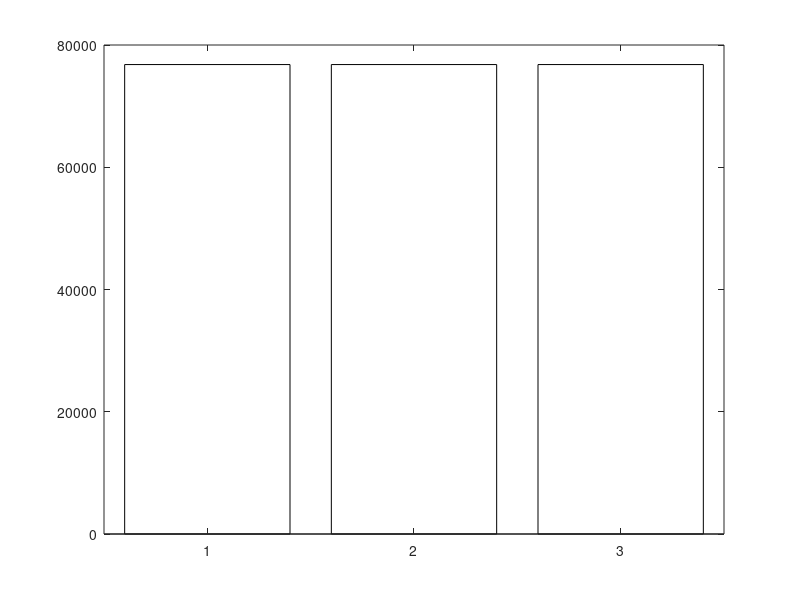

The MATLAB source for this figure: (Note: this script raises an error after producing the figure.)
clear;
clc;

%Dati --> DatarateAggregato, TempoDiTrasmissione, Energia
Baseline = [76800, 2.49e-6, 1.91e-7];

SHAP1 = [76800, 5.44e-7, 4.18e-8];
SHAP3 = [76800, 1.44e-6, 1.1e-7];

PCA2 = [76800, 3.04e-6, 2.33e-7];
PCA3 = [76800, 4.43e-6, 3.4e-7];

%Label
Base_SHAP = {'Baseline', 'SHAP (1 Feature)', 'SHAP (3 Feature)'};
Base_PCA = {'Baseline', 'PCA (2 Componenti)', 'PCA (3 Componenti)'};
SHAP_PCA = {'PCA (2 Componenti)', 'SHAP (1 Feature)'};

%Dati primo Grafico DataRate
DataRateAggregato = [Baseline(1), PCA2(1), SHAP1(1)];
DataLabel = {'Baseline', 'PCA', 'SHAP'};

%Dati secondo Grafico Tempo di Trasmissione SHAP e Baseline
TempoSHAP = [Baseline(2), SHAP1(2), SHAP3(2)];
%Dati terzo Grafico Tempo di Trasmissione PCA e Baseline
TempoPCA = [Baseline(2), PCA2(2), PCA3(2)];

%Dati quarto Grafico Energia SHAP e Baseline
EnergiaSHAP = [Baseline(3), SHAP1(3), SHAP3(3)];
%Dati quinto Grafico Energia PCA e Baseline
EnergiaPCA = [Baseline(3), PCA2(3), PCA3(3)];

%Dati confronto SHAP3 E PCA3
TempoSHAPCA = [PCA2(2), SHAP1(2)];
EnergiaSHAPCA = [PCA2(3), SHAP1(3)];

%Imposto i colori
coloreBaseline = [0.9, 0.4, 0.1]; % Arancione
colorePCA = [0.1, 0.8, 0.1];      % Verde
coloreSHAP = [0.2, 0.6, 1.0];     % Blu

%1o Istogramma per il DataRate
figure;
b = bar(DataRateAggregato, 'FaceColor', 'flat');
b.CData(1, :) = coloreBaseline;
b.CData(2, :) = colorePCA;
b.CData(3, :) = coloreSHAP;
title('Datarate Aggregato per i tre casi', 'FontSize', 21); % Aumenta la dimensione del font
ylabel('Datarate (Mbps)', 'FontSize', 21); % Aumenta la dimensione del font
set(gca, 'XTickLabel', DataLabel, 'FontSize', 21); % Aumenta la dimensione del font delle etichette degli assi
grid on;

%2o Istogramma Confronto Tempo di Trasmissione Baseline e SHAP
figure;
b = bar(TempoSHAP, 'FaceColor', 'flat');
b.CData(1, :) = coloreBaseline;
b.CData(2, :) = coloreSHAP;
b.CData(3, :) = coloreSHAP;
title('Tempo di Trasmissione tra Baseline e SHAP', 'FontSize', 21);
ylabel('Tempo di trasmissione (s)', 'FontSize', 21);
set(gca, 'XTickLabel', Base_SHAP, 'FontSize', 21);
grid on;

%3o Istogramma Confronto Tempo di Trasmissione Baseline e PCA
figure;
b = bar(TempoPCA, 'FaceColor', 'flat');
b.CData(1, :) = coloreBaseline;
b.CData(2, :) = colorePCA;
b.CData(3, :) = colorePCA;
title('Tempo di Trasmissione tra Baseline e PCA', 'FontSize', 21);
ylabel('Tempo di trasmissione (s)', 'FontSize', 21);
set(gca, 'XTickLabel', Base_PCA, 'FontSize', 21);
grid on;

%4o Istogramma Confronto Energia Baseline e SHAP
figure;
b = bar(EnergiaSHAP, 'FaceColor', 'flat');
b.CData(1, :) = coloreBaseline;
b.CData(2, :) = coloreSHAP;
b.CData(3, :) = coloreSHAP;
title('Energia impiegata tra Baseline e SHAP', 'FontSize', 21);
ylabel('Energia impiegata (j)', 'FontSize', 21);
set(gca, 'XTickLabel', Base_SHAP, 'FontSize', 21);
grid on;

%5o Istogramma Confronto Energia Baseline e PCA
figure;
b = bar(EnergiaPCA, 'FaceColor', 'flat');
b.CData(1, :) = coloreBaseline;
b.CData(2, :) = colorePCA;
b.CData(3, :) = colorePCA;
title('Energia impiegata tra Baseline e PCA', 'FontSize', 21);
ylabel('Energia impiegata (j)', 'FontSize', 21);
set(gca, 'XTickLabel', Base_PCA, 'FontSize', 21);
grid on;

%6o Istogramma Confronto Tempo di Trasmissione tra PCA2 e SHAP1
figure;
b = bar(TempoSHAPCA, 'FaceColor', 'flat');
b.CData(1, :) = colorePCA;
b.CData(2, :) = coloreSHAP;
title('Differenze Tempo di Trasmissione tra PCA e SHAP', 'FontSize', 21);
ylabel('Tempo di Trasmissione (s)', 'FontSize', 21);
set(gca, 'XTickLabel', SHAP_PCA, 'FontSize', 21);
grid on;

%7o Istogramma Confronto Energia impiegata tra PCA2 e SHAP1
figure;
b = bar(EnergiaSHAPCA, 'FaceColor', 'flat');
b.CData(1, :) = colorePCA;
b.CData(2, :) = coloreSHAP;
title('Differenza energia impiegata tra PCA e SHAP', 'FontSize', 21);
ylabel('Energia impiegata (j)', 'FontSize', 21);
set(gca, 'XTickLabel', SHAP_PCA, 'FontSize', 21);
grid on;
